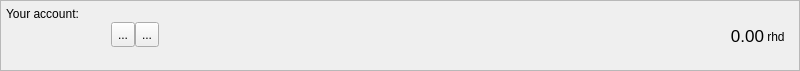
<?xml version="1.0" encoding="UTF-8"?>
<ui version="4.0">
 <class>AccountFrame</class>
 <widget class="QFrame" name="AccountFrame">
  <property name="geometry">
   <rect>
    <x>0</x>
    <y>0</y>
    <width>800</width>
    <height>71</height>
   </rect>
  </property>
  <property name="minimumSize">
   <size>
    <width>0</width>
    <height>70</height>
   </size>
  </property>
  <property name="maximumSize">
   <size>
    <width>16777215</width>
    <height>71</height>
   </size>
  </property>
  <property name="windowTitle">
   <string>Frame</string>
  </property>
  <property name="frameShape">
   <enum>QFrame::StyledPanel</enum>
  </property>
  <property name="frameShadow">
   <enum>QFrame::Plain</enum>
  </property>
  <layout class="QHBoxLayout" name="horizontalLayout_3">
   <property name="spacing">
    <number>0</number>
   </property>
   <property name="leftMargin">
    <number>5</number>
   </property>
   <property name="topMargin">
    <number>0</number>
   </property>
   <property name="rightMargin">
    <number>5</number>
   </property>
   <property name="bottomMargin">
    <number>0</number>
   </property>
   <item>
    <layout class="QVBoxLayout" name="verticalLayout_3">
     <property name="spacing">
      <number>1</number>
     </property>
     <property name="leftMargin">
      <number>0</number>
     </property>
     <property name="rightMargin">
      <number>0</number>
     </property>
     <item>
      <widget class="QLabel" name="label">
       <property name="minimumSize">
        <size>
         <width>0</width>
         <height>20</height>
        </size>
       </property>
       <property name="maximumSize">
        <size>
         <width>16777215</width>
         <height>20</height>
        </size>
       </property>
       <property name="text">
        <string>Your account:</string>
       </property>
       <property name="alignment">
        <set>Qt::AlignBottom|Qt::AlignLeading|Qt::AlignLeft</set>
       </property>
       <property name="margin">
        <number>0</number>
       </property>
       <property name="indent">
        <number>0</number>
       </property>
      </widget>
     </item>
     <item>
      <layout class="QHBoxLayout" name="horizontalLayout">
       <property name="spacing">
        <number>0</number>
       </property>
       <property name="bottomMargin">
        <number>0</number>
       </property>
       <item>
        <widget class="QLabel" name="m_addressLabel">
         <property name="sizePolicy">
          <sizepolicy hsizetype="Minimum" vsizetype="Preferred">
           <horstretch>0</horstretch>
           <verstretch>0</verstretch>
          </sizepolicy>
         </property>
         <property name="minimumSize">
          <size>
           <width>100</width>
           <height>22</height>
          </size>
         </property>
         <property name="maximumSize">
          <size>
           <width>16777215</width>
           <height>22</height>
          </size>
         </property>
         <property name="baseSize">
          <size>
           <width>0</width>
           <height>22</height>
          </size>
         </property>
         <property name="cursor">
          <cursorShape>IBeamCursor</cursorShape>
         </property>
         <property name="toolTip">
          <string>Your receiving address</string>
         </property>
         <property name="whatsThis">
          <string>This is your account address</string>
         </property>
         <property name="text">
          <string/>
         </property>
         <property name="alignment">
          <set>Qt::AlignBottom|Qt::AlignLeading|Qt::AlignLeft</set>
         </property>
         <property name="textInteractionFlags">
          <set>Qt::TextSelectableByKeyboard|Qt::TextSelectableByMouse</set>
         </property>
        </widget>
       </item>
       <item>
        <spacer name="horizontalSpacer_2">
         <property name="orientation">
          <enum>Qt::Horizontal</enum>
         </property>
         <property name="sizeType">
          <enum>QSizePolicy::Fixed</enum>
         </property>
         <property name="sizeHint" stdset="0">
          <size>
           <width>5</width>
           <height>25</height>
          </size>
         </property>
        </spacer>
       </item>
       <item>
        <widget class="QToolButton" name="m_copyButton">
         <property name="minimumSize">
          <size>
           <width>0</width>
           <height>25</height>
          </size>
         </property>
         <property name="toolTip">
          <string>Copy address</string>
         </property>
         <property name="statusTip">
          <string/>
         </property>
         <property name="whatsThis">
          <string/>
         </property>
         <property name="text">
          <string>...</string>
         </property>
         <property name="icon">
          <iconset resource="../../resources.qrc">
           <normaloff>:/icons/copy</normaloff>:/icons/copy</iconset>
         </property>
        </widget>
       </item>
       <item>
        <widget class="QToolButton" name="m_qrButton">
         <property name="minimumSize">
          <size>
           <width>0</width>
           <height>25</height>
          </size>
         </property>
         <property name="toolTip">
          <string>Show QR code</string>
         </property>
         <property name="statusTip">
          <string/>
         </property>
         <property name="text">
          <string>...</string>
         </property>
         <property name="icon">
          <iconset resource="../../resources.qrc">
           <normaloff>:/icons/qrcode</normaloff>:/icons/qrcode</iconset>
         </property>
        </widget>
       </item>
       <item>
        <spacer name="horizontalSpacer">
         <property name="orientation">
          <enum>Qt::Horizontal</enum>
         </property>
         <property name="sizeHint" stdset="0">
          <size>
           <width>0</width>
           <height>25</height>
          </size>
         </property>
        </spacer>
       </item>
       <item>
        <widget class="QLabel" name="totalBalance">
         <property name="sizePolicy">
          <sizepolicy hsizetype="Preferred" vsizetype="Preferred">
           <horstretch>0</horstretch>
           <verstretch>0</verstretch>
          </sizepolicy>
         </property>
         <property name="maximumSize">
          <size>
           <width>16777215</width>
           <height>24</height>
          </size>
         </property>
         <property name="font">
          <font>
           <pointsize>13</pointsize>
           <weight>50</weight>
           <bold>false</bold>
          </font>
         </property>
         <property name="toolTip">
          <string>Total balance</string>
         </property>
         <property name="statusTip">
          <string>Total balance</string>
         </property>
         <property name="text">
          <string>0.00</string>
         </property>
         <property name="alignment">
          <set>Qt::AlignBottom|Qt::AlignRight|Qt::AlignTrailing</set>
         </property>
         <property name="margin">
          <number>0</number>
         </property>
         <property name="textInteractionFlags">
          <set>Qt::TextSelectableByMouse</set>
         </property>
        </widget>
       </item>
       <item>
        <widget class="QLabel" name="label_2">
         <property name="sizePolicy">
          <sizepolicy hsizetype="Preferred" vsizetype="Fixed">
           <horstretch>0</horstretch>
           <verstretch>0</verstretch>
          </sizepolicy>
         </property>
         <property name="minimumSize">
          <size>
           <width>30</width>
           <height>20</height>
          </size>
         </property>
         <property name="maximumSize">
          <size>
           <width>16777215</width>
           <height>20</height>
          </size>
         </property>
         <property name="baseSize">
          <size>
           <width>-1</width>
           <height>20</height>
          </size>
         </property>
         <property name="text">
          <string> rhd</string>
         </property>
         <property name="alignment">
          <set>Qt::AlignBottom|Qt::AlignLeading|Qt::AlignLeft</set>
         </property>
         <property name="margin">
          <number>0</number>
         </property>
        </widget>
       </item>
      </layout>
     </item>
     <item>
      <widget class="QLabel" name="addressStatusLabel">
       <property name="minimumSize">
        <size>
         <width>0</width>
         <height>20</height>
        </size>
       </property>
       <property name="maximumSize">
        <size>
         <width>16777215</width>
         <height>20</height>
        </size>
       </property>
       <property name="text">
        <string/>
       </property>
       <property name="alignment">
        <set>Qt::AlignLeading|Qt::AlignLeft|Qt::AlignTop</set>
       </property>
       <property name="margin">
        <number>0</number>
       </property>
       <property name="indent">
        <number>0</number>
       </property>
      </widget>
     </item>
    </layout>
   </item>
  </layout>
 </widget>
 <resources>
  <include location="../../resources.qrc"/>
 </resources>
 <connections>
  <connection>
   <sender>m_copyButton</sender>
   <signal>clicked()</signal>
   <receiver>AccountFrame</receiver>
   <slot>copyAddress()</slot>
   <hints>
    <hint type="sourcelabel">
     <x>818</x>
     <y>26</y>
    </hint>
    <hint type="destinationlabel">
     <x>422</x>
     <y>295</y>
    </hint>
   </hints>
  </connection>
  <connection>
   <sender>m_qrButton</sender>
   <signal>clicked()</signal>
   <receiver>AccountFrame</receiver>
   <slot>showQR()</slot>
   <hints>
    <hint type="sourcelabel">
     <x>802</x>
     <y>34</y>
    </hint>
    <hint type="destinationlabel">
     <x>494</x>
     <y>35</y>
    </hint>
   </hints>
  </connection>
 </connections>
 <slots>
  <slot>copyAddress()</slot>
 </slots>
</ui>
